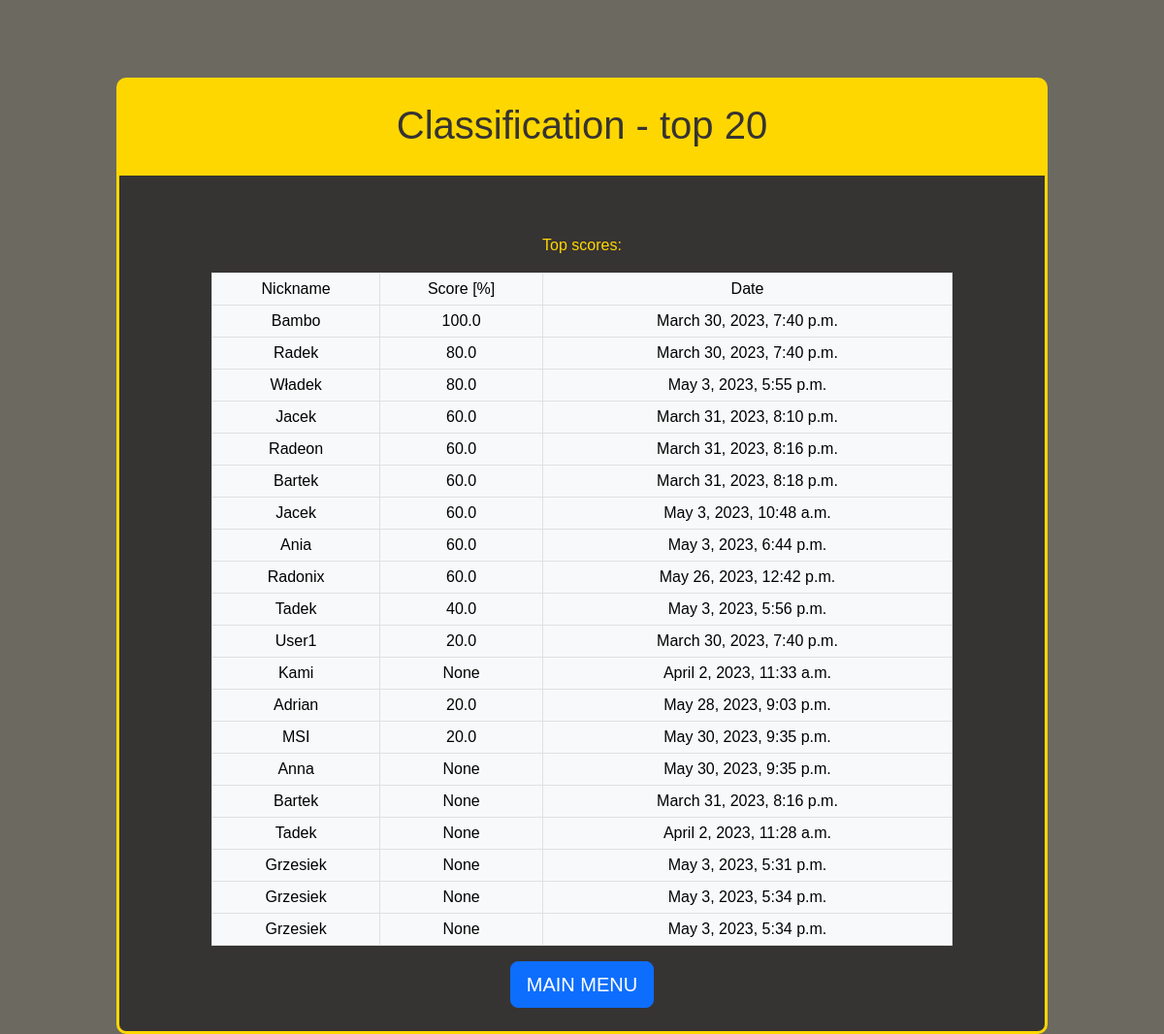
The app's page /quiz/classification, older data.
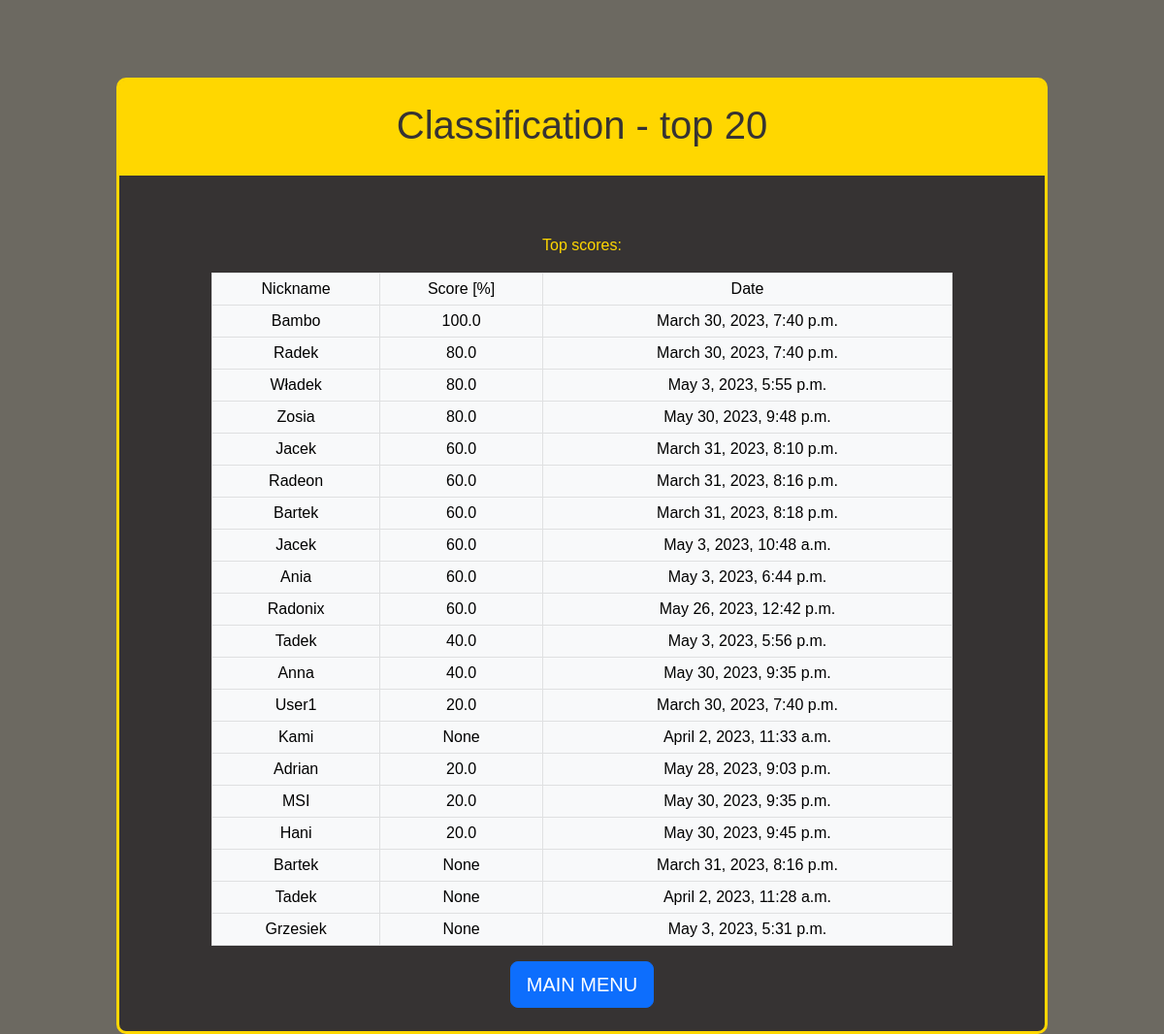
The same page, newer data.
### quiz_django_app/models.py (models this page shows)
class Game(models.Model):
    question_quantity = models.IntegerField(help_text = "value specified by user, how many question are in this game")
    actual_question = models.IntegerField(help_text = "id of actual question")
    question_counter = models.IntegerField(default=1, help_text = "counts number of questions answered in this game")
    total_score = models.IntegerField(default=0)
    questions_used= models.ManyToManyField(Question)
    nickname = models.CharField(max_length=255, null=True)
    age = models.IntegerField(validators=[MinValueValidator(0.99), MaxValueValidator(150)], null=True)
    gender = models.CharField(max_length=1, choices=GENDER_CHOICES, null=True)
    percentage = models.FloatField(null=True)
    created_at = models.DateTimeField(auto_now_add=True, null=True)
    completed_game = models.BooleanField(default=False)

### quiz_django_app/views.py (the view)
# urls.py: path('quiz/classification', views.classification, name='classification'),
def classification(request):
    classification_list = Game.objects.all().order_by('-total_score')[:20]
    context = {
        'classification_list': classification_list,
    }
    return render(request, 'classification.html', context)

### quiz_django_app/templates/classification.html (shortened to what this page needs)
{% extends "master_template.html" %}
{% block header %}
    <div id="header-container">
        <h1>Classification - top 20</h1>
    </div>
{% endblock %}
{% block content %}
    <p>Top scores:</p>
    <div class="table-container">
        <table class="table table-light table-bordered table-hover table-sm">
            <thead>
                <tr>
                    <td>Nickname</td>
                    <td>Score [%]</td>
                    <td>Date</td>
                </tr>
            </thead>
            <tbody>
                {% for game in classification_list %}
                    <tr>
                        <td>{{ game.nickname }}</td>
                        <td>{{ game.percentage }}</td>
                        <td>{{ game.created_at }}</td>
                    </tr>
                {% endfor %}
            </tbody>
        </table>
        </div>
    <a href="{% url 'index' %}">
        <button type="button" class="btn btn-primary btn-lg">MAIN MENU</button>
    </a>
    <br>
    <br>
{% endblock %}

### quiz_django_app/templates/master_template.html (shortened to what this page needs)
{% load static %}
<!DOCTYPE html>
<html>
<head>
    <link href="https://cdn.jsdelivr.net/npm/bootstrap@5.2.3/dist/css/bootstrap.min.css" rel="stylesheet">
</head>
<link rel="stylesheet" href="{% static 'style.css' %}">
<body>
    <div id="main-container">
        <div id="header-container">
            {% block header %}
            {% endblock %}
        </div>
        <div id="body-container">
            {% block content %}
            {% endblock %}
        </div>
    </div>
</body>
</html>

### quiz_django_app/static/style.css (style rules this page uses)
body { background-color: rgb(108, 105, 97); }
#main-container { background-color: rgb(54, 51, 51); color: gold; width: 80%; margin: auto; margin-top: 80px; border: solid 3px gold; border-radius: 10px; min-height: 600px; font-family: sans-serif; text-align: center; }
#header-container { background-color: gold; color: rgb(54, 51, 51); margin-top: 0px; padding-top: 11px; padding-bottom: 10px; border-radius: 5px 5px 0px 0px; }
#body-container { margin-top: 60px; }
.table-container { width: 80%; margin: auto; }

Row changes from the older to the newer data that the page shows:
no longer on this page (row unchanged): Game: nickname "Grzesiek", percentage "None", created_at "May 3, 2023, 5:34 p.m."
no longer on this page (row unchanged): Game: nickname "Grzesiek", percentage "None", created_at "May 3, 2023, 5:34 p.m."
added Game: nickname "Zosia", percentage "80.0", created_at "May 30, 2023, 9:48 p.m."
changed Game "Anna": percentage "None" → "40.0"; moves up the list
added Game: nickname "Hani", percentage "20.0", created_at "May 30, 2023, 9:45 p.m."
